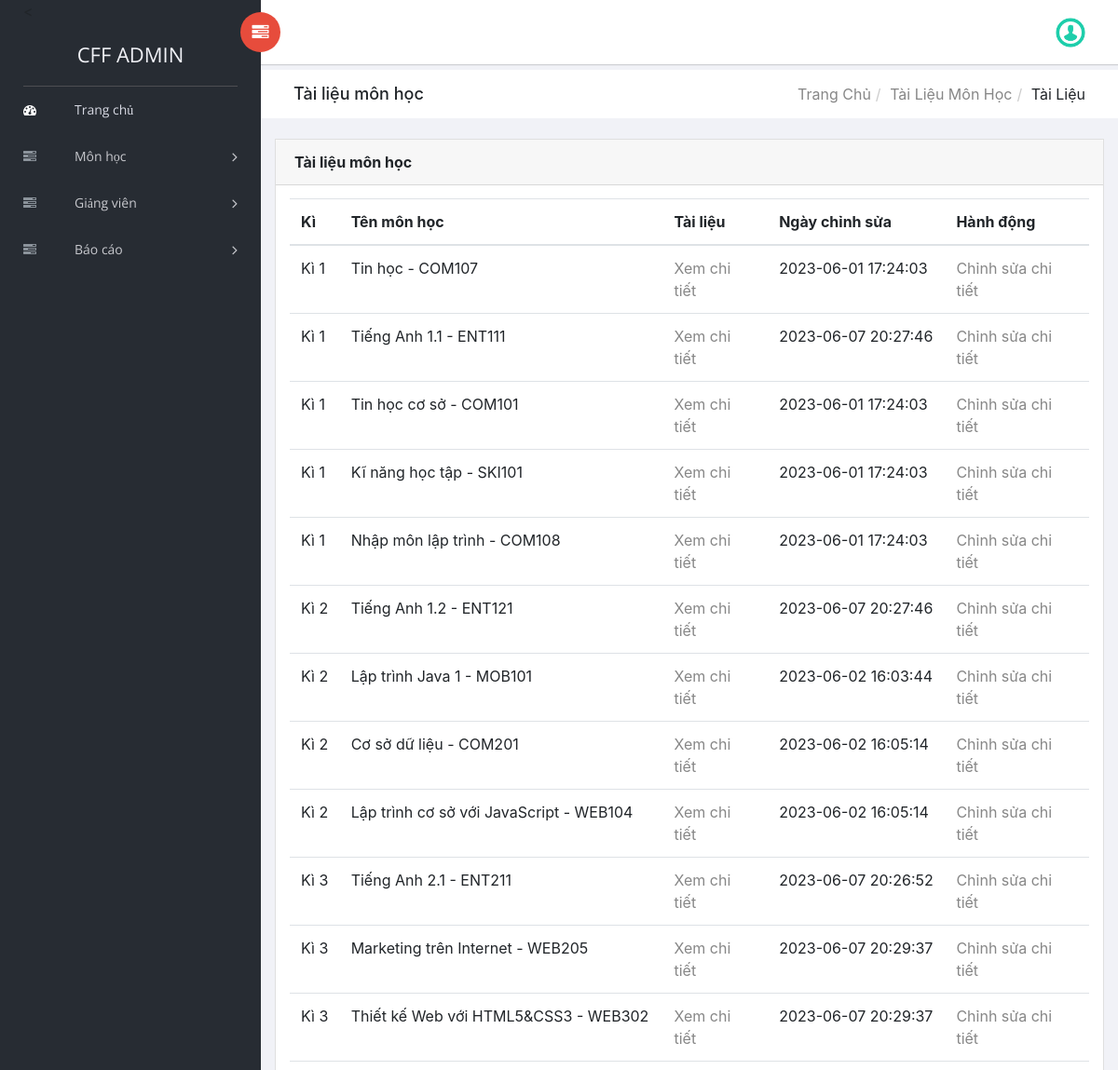
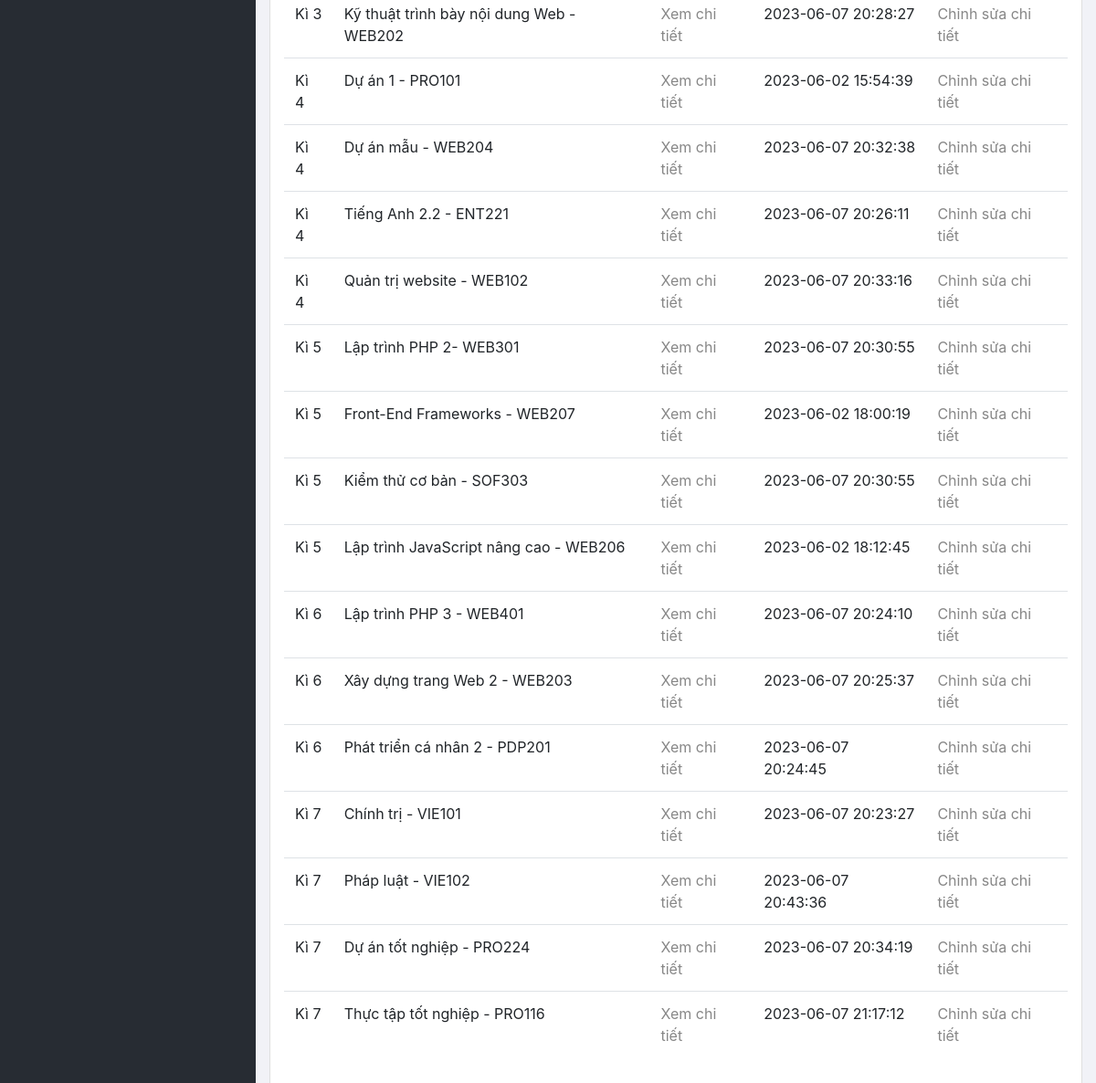
Page /CFF/admin/tailieu.php (signed in) on the committed database (2 pictures, top to bottom).
### tables this page shows
CREATE TABLE `tailieu` (
  `name` varchar(255) NOT NULL,
  `ki` varchar(11) DEFAULT NULL,
  `mota` varchar(255) DEFAULT NULL,
  `CreationDate` timestamp NULL DEFAULT current_timestamp()
);

### CFF/admin/tailieu.php (the view, shortened to what this page needs)
<?php
include('includes/dbconnection.php');
if (strlen($_SESSION['trmsaid'] == 0)) {
    header('location:logout.php');
} else {
?>
    <!doctype html>
    <html class="no-js" lang="en">
    <head>
        <link rel="stylesheet" href="vendors/bootstrap/dist/css/bootstrap.min.css">
        <link rel="stylesheet" href="vendors/font-awesome/css/font-awesome.min.css">
        <link rel="stylesheet" href="vendors/themify-icons/css/themify-icons.css">
        <link rel="stylesheet" href="vendors/flag-icon-css/css/flag-icon.min.css">
        <link rel="stylesheet" href="vendors/selectFX/css/cs-skin-elastic.css">
        <link rel="stylesheet" href="assets/css/style.css">
    </head>
    <body>
        <?php include_once('includes/sidebar.php'); ?>
        <div id="right-panel" class="right-panel">
            <?php include_once('includes/header.php'); ?>
            <div class="breadcrumbs">
                <div class="col-sm-4">
                    <div class="page-header float-left">
                        <div class="page-title">
                            <h1>Tài liệu môn học</h1>
                        </div>
                    </div>
                </div>
                <div class="col-sm-8">
                    <div class="page-header float-right">
                        <div class="page-title">
                            <ol class="breadcrumb text-right">
                                <li><a href="dashboard.php">Trang chủ</a></li>
                                <li><a href="manage-teacher.php">Tài liệu môn học</a></li>
                                <li class="active">Tài liệu</li>
                            </ol>
                        </div>
                    </div>
                </div>
            </div>
            <div class="content mt-3">
                <div class="animated fadeIn">
                    <div class="row">
                        <div class="col-lg-12">
                            <div class="card">
                                <div class="card-header">
                                    <strong class="card-title">Tài liệu môn học</strong>
                                </div>
                                <div class="card-body">
                                    <table class="table">
                                        <thead>
                                            <tr>
                                            <tr>
                                                <th>Kì</th>
                                                <th>Tên môn học</th>
                                                <th>Tài liệu</th>
                                                <th>Ngày chỉnh sửa</th>
                                                <th>Hành động</th>
                                            </tr>
                                            </tr>
                                        </thead>
                                        <?php
                                        $sql = "SELECT * from tailieu Order By ki";
                                        $query = $dbh->prepare($sql);
                                        $query->execute();
                                        $results = $query->fetchAll(PDO::FETCH_OBJ);
                                        if ($query->rowCount() > 0) {
                                            foreach ($results as $row) {               ?>
                                                <tr>
                                                    <td><?php echo htmlentities($row->ki); ?></td>
                                                    <td><?php echo htmlentities($row->name); ?></td>
                                                    <td>
                                                        <a href="lab_asm.php?name=<?php echo htmlentities($row->name); ?>">
                                                            Xem chi tiết
                                                        </a>
                                                    </td>
                                                    <td><?php echo htmlentities($row->CreationDate); ?></td>
                                                    <td><a href="edit-teacher-detail.php?editid=<?php echo htmlentities($row->ID); ?>">Chỉnh sửa chi tiết</a></td>
                                                </tr>
                                        <?php $cnt = $cnt + 1;
                                            }
                                        } ?>
                                    </table>
                                </div>
                            </div>
                        </div>
                    </div>
                </div>
            </div>
        </div>
    </body>
    </html>
<?php }  ?>

### rows in the picture
tailieu: ki "Kì 1", name "Tin học - COM107", CreationDate "2023-06-01 17:24:03"
tailieu: ki "Kì 1", name "Tiếng Anh 1.1 - ENT111", CreationDate "2023-06-07 20:27:46"
tailieu: ki "Kì 1", name "Tin học cơ sở - COM101", CreationDate "2023-06-01 17:24:03"
tailieu: ki "Kì 1", name "Kĩ năng học tập - SKI101", CreationDate "2023-06-01 17:24:03"
tailieu: ki "Kì 1", name "Nhập môn lập trình - COM108", CreationDate "2023-06-01 17:24:03"
tailieu: ki "Kì 2", name "Tiếng Anh 1.2 - ENT121", CreationDate "2023-06-07 20:27:46"
tailieu: ki "Kì 2", name "Lập trình Java 1 - MOB101", CreationDate "2023-06-02 16:03:44"
tailieu: ki "Kì 2", name "Cơ sở dữ liệu - COM201", CreationDate "2023-06-02 16:05:14"
tailieu: ki "Kì 2", name "Lập trình cơ sở với JavaScript - WEB104", CreationDate "2023-06-02 16:05:14"
tailieu: ki "Kì 3", name "Tiếng Anh 2.1 - ENT211", CreationDate "2023-06-07 20:26:52"
tailieu: ki "Kì 3", name "Marketing trên Internet - WEB205", CreationDate "2023-06-07 20:29:37"
tailieu: ki "Kì 3", name "Thiết kế Web với HTML5&CSS3 - WEB302", CreationDate "2023-06-07 20:29:37"
tailieu: ki "Kì 3", name "Kỹ thuật trình bày nội dung Web - WEB202", CreationDate "2023-06-07 20:28:27"
tailieu: ki "Kì 4", name "Dự án 1 - PRO101", CreationDate "2023-06-02 15:54:39"
tailieu: ki "Kì 4", name "Dự án mẫu - WEB204", CreationDate "2023-06-07 20:32:38"
tailieu: ki "Kì 4", name "Tiếng Anh 2.2 - ENT221", CreationDate "2023-06-07 20:26:11"
tailieu: ki "Kì 4", name "Quản trị website - WEB102", CreationDate "2023-06-07 20:33:16"
tailieu: ki "Kì 5", name "Lập trình PHP 2- WEB301", CreationDate "2023-06-07 20:30:55"
tailieu: ki "Kì 5", name "Front-End Frameworks - WEB207", CreationDate "2023-06-02 18:00:19"
tailieu: ki "Kì 5", name "Kiểm thử cơ bản - SOF303", CreationDate "2023-06-07 20:30:55"
tailieu: ki "Kì 5", name "Lập trình JavaScript nâng cao - WEB206", CreationDate "2023-06-02 18:12:45"
tailieu: ki "Kì 6", name "Lập trình PHP 3 - WEB401", CreationDate "2023-06-07 20:24:10"
tailieu: ki "Kì 6", name "Xây dựng trang Web 2 - WEB203", CreationDate "2023-06-07 20:25:37"
tailieu: ki "Kì 6", name "Phát triển cá nhân 2 - PDP201", CreationDate "2023-06-07 20:24:45"
tailieu: ki "Kì 7", name "Chính trị - VIE101", CreationDate "2023-06-07 20:23:27"
tailieu: ki "Kì 7", name "Pháp luật - VIE102", CreationDate "2023-06-07 20:43:36"
tailieu: ki "Kì 7", name "Dự án tốt nghiệp - PRO224", CreationDate "2023-06-07 20:34:19"
tailieu: ki "Kì 7", name "Thực tập tốt nghiệp - PRO116", CreationDate "2023-06-07 21:17:12"
